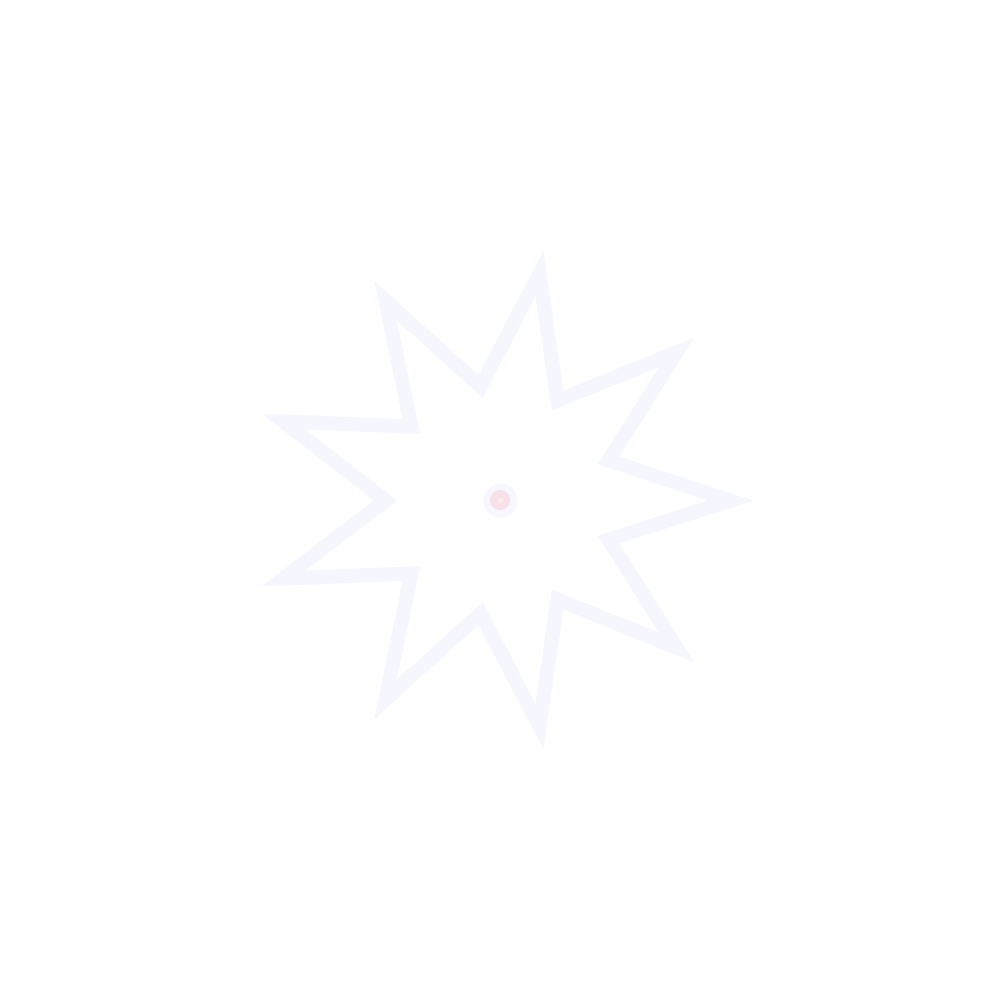
Frame 1 (no input)
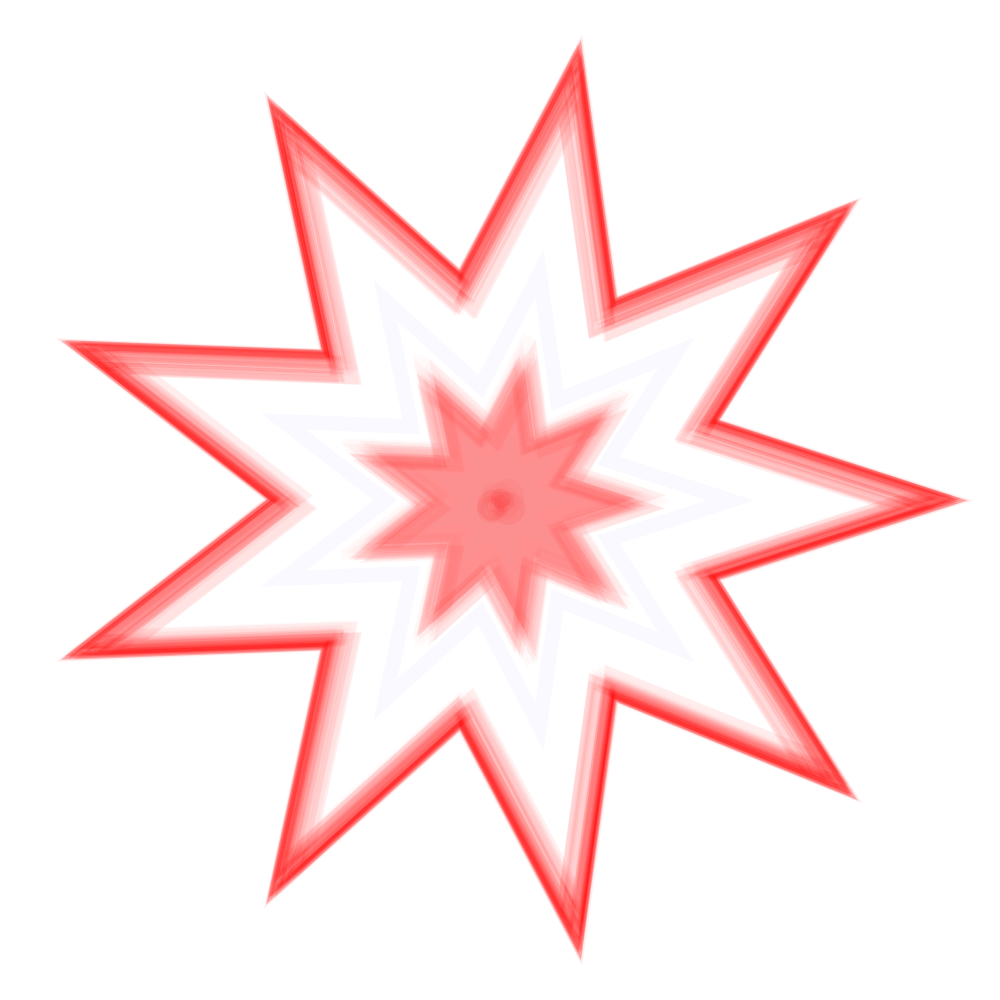
Frame 60 (the mouse pressed at the canvas centre just before this capture)
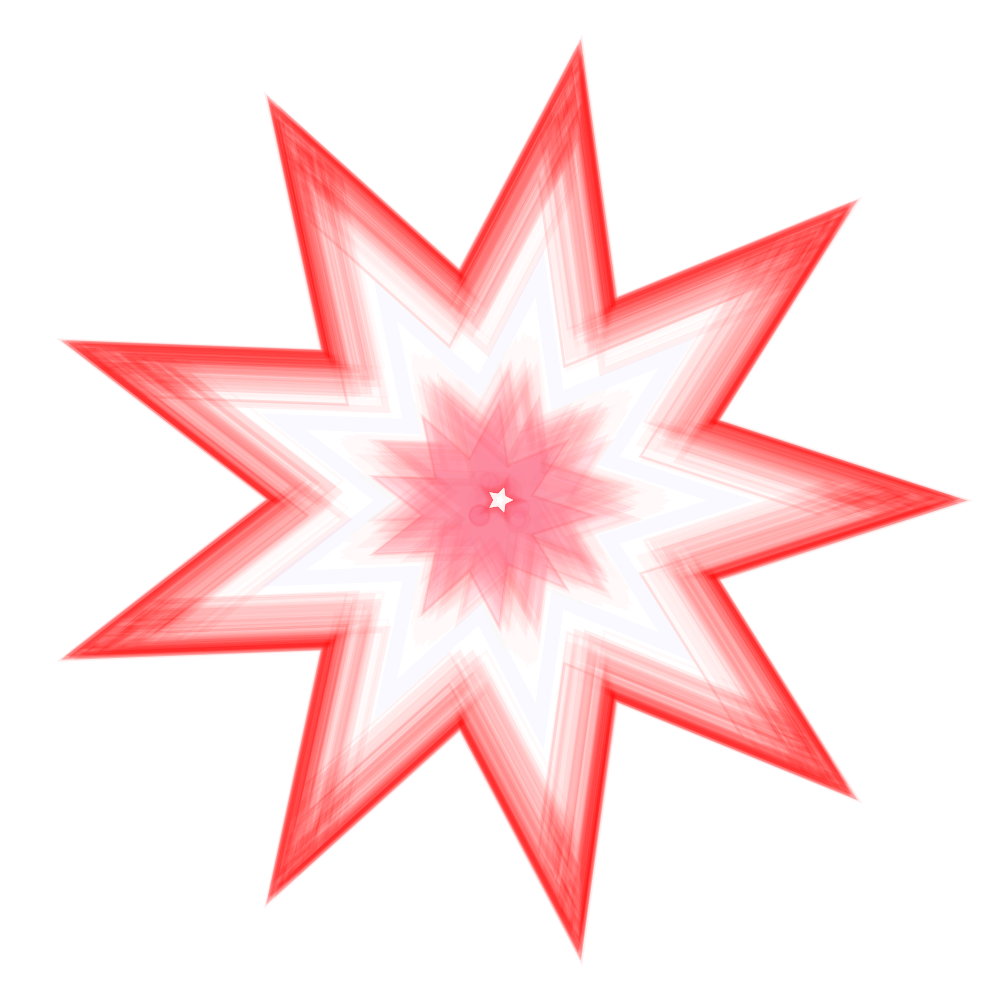
Frame 120 (the mouse held since frame 60 and released just before this capture)

The Processing sketch that drew these frames (run headless with seeded random() and noise(); from frame 60 on, the mouse is pressed at the canvas centre):

// Processing sketch: processing_76305
// ── processing_76305.pde

//Dana Silberberg Sahar
//Home Assignment #6 _ Oct.22nd.2012 
//Trig & Fun-ctions

//Declaring my variables:
int angle;
int flag;
int  FlagDir;
//int   angDir;
float rad;

//Set Up:  
  void setup(){
  colorMode (HSB,360,100,100,100);
  size (1000,1000);
  smooth();
  background (0,0,100,100);
  //Defining variables
   angle=0;
   rad=0;
   flag=0;
   FlagDir=flag+230;
  // angDir=angle+1;
}

void draw(){
float x=angle/120*cos(radians(angle*7));  
//println (angle/17);
float y=angle/120*sin(radians(angle-30));
fill (flag,100,100,random (15));
stroke (flag+240,100,100,random (15));
strokeWeight (random(15));
star(9, x+width/2,y+height/2,flag/3, 0.50);  
flag+=FlagDir;  
//angle+=angDir;  

//ellipse (x+width/2,y+height/2,x,y);
ellipse (x+width/2,y+height/2,20,20);
 rad+=5;
 angle+=22.5;
 fill (0,0,100,8);
 star(9, x+width/2,y+height/2,flag, 0.50);  

//println(rainbow);
//println(rad);
         if (flag>360){
          FlagDir=-1;
         }
          if (flag<-360){
           FlagDir=1;
          fill (360,100,100,100);
          }
          
         //       if (angle>1000){
         //       angDir=-1;
         //    }
         //       if (angle<0){
         //      angDir=1;
         //      }          

if (mousePressed){
 fill (0,0,100,100);
 star(5, mouseX, mouseY, 13, 0.50);  

} 

}







//DO NOT DELETE THIS LINE: "void star" taken from processing.org/learning/anatomy/ (Thank you!! their star is much more "star-ish" than mine...)
void star(int n, float cx, float cy, float r, float proportion)
{
  star(n, cx, cy, 2.0 * r, 2.0 * r, 0.0, proportion);
}

void star(int n, float cx, float cy, float w, float h,
  float startAngle, float proportion)
{
  if (n > 2)
  {
    float angle = TWO_PI/ (2 *n);  // twice as many sides
    float dw; // draw width
    float dh; // draw height
    
    w = w / 2.0;
    h = h / 2.0;
    
    beginShape();
    for (int i = 0; i < 2 * n; i++)
    {
      dw = w;
      dh = h;
      if (i % 2 == 1) // for odd vertices, use short radius
      {
        dw = w * proportion;
        dh = h * proportion;
      }
      vertex(cx + dw * cos(startAngle + angle * i),
        cy + dh * sin(startAngle + angle * i));
    }
    endShape(CLOSE);

  }}
